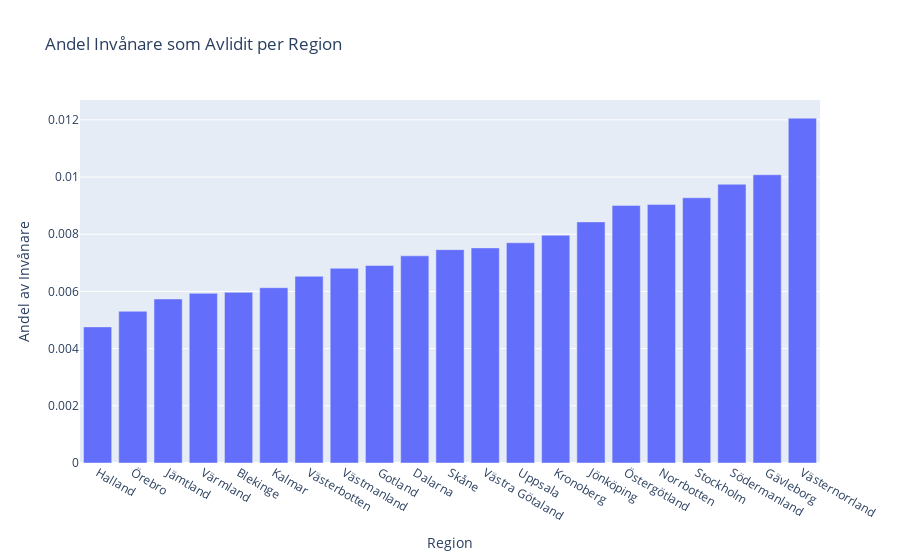

Notebook source saved alongside this figure:
### Markdown cell above
---
# KPI: Mortality Rate per Region
The amount of a regions infected population that died

Since this takes the amount of infected patients into account, it effectively shows the mortality rate per region  
This can be useful in determining how well the regions healthcare system handled patients  

Important to take into consideration here is my KPI showing effect of virus on different age groups showing that the virus affects older people worse     
If a certain region has an overall higher population age they can expect to see a higher mortality rate    
Likewise areas with lower population age, such as large cities, should expect to see lower mortality rates  

It would also be relevant to see data from the regions healthcare system  
If they were understaffed and overworked, there might be higher mortality rates due to shortcomings in staffing  
Otherwise it might point towards shortcomings in priority of patients, or other difficulties in receiving the correct care

### Code cell
data = df_antal_fall["Totalt_antal_avlidna"].div(df_antal_fall["Totalt_antal_fall"], axis="rows")

fig = px.bar(
    data.sort_values(),
    title="Andel Invånare som Avlidit per Region",
    labels={"value": "Andel av Invånare"},
)

fig.update_layout(showlegend=False)  # hiding legend since it is not needed here

fig.write_html("Visualiseringar/E3_KPI_Mortality_Rate_Region.html")
fig.show()

### Figure 1 — Plotly figure (JSON) as saved in the notebook; plotly's stock layout.template omitted (floating-point values rounded to 4 significant figures)
{"data": [{"alignmentgroup": "True", "hovertemplate": "variable=0<br>Region=%{x}<br>Andel av Invånare=%{y}<extra></extra>", "legendgroup": "0", "marker": {"color": "#636efa", "pattern": {"shape": ""}}, "name": "0", "offsetgroup": "0", "orientation": "v", "showlegend": true, "textposition": "auto", "type": "bar", "x": ["Halland", "Örebro", "Jämtland", "Värmland", "Blekinge", "Kalmar", "Västerbotten", "Västmanland", "Gotland", "Dalarna", "Skåne", "Västra Götaland", "Uppsala", "Kronoberg", "Jönköping", "Östergötland", "Norrbotten", "Stockholm", "Södermanland", "Gävleborg", "Västernorrland"], "xaxis": "x", "y": [0.00476, 0.005307, 0.005736, 0.005933, 0.005968, 0.00613, 0.00653, 0.006808, 0.006906, 0.007245, 0.007461, 0.007522, 0.007702, 0.007967, 0.008432, 0.009009, 0.009043, 0.009274, 0.009747, 0.01008, 0.01206], "yaxis": "y"}], "layout": {"barmode": "relative", "legend": {"title": {"text": "variable"}, "tracegroupgap": 0}, "showlegend": false, "title": {"text": "Andel Invånare som Avlidit per Region"}, "xaxis": {"anchor": "y", "domain": [0, 1], "title": {"text": "Region"}}, "yaxis": {"anchor": "x", "domain": [0, 1], "title": {"text": "Andel av Invånare"}}}}
